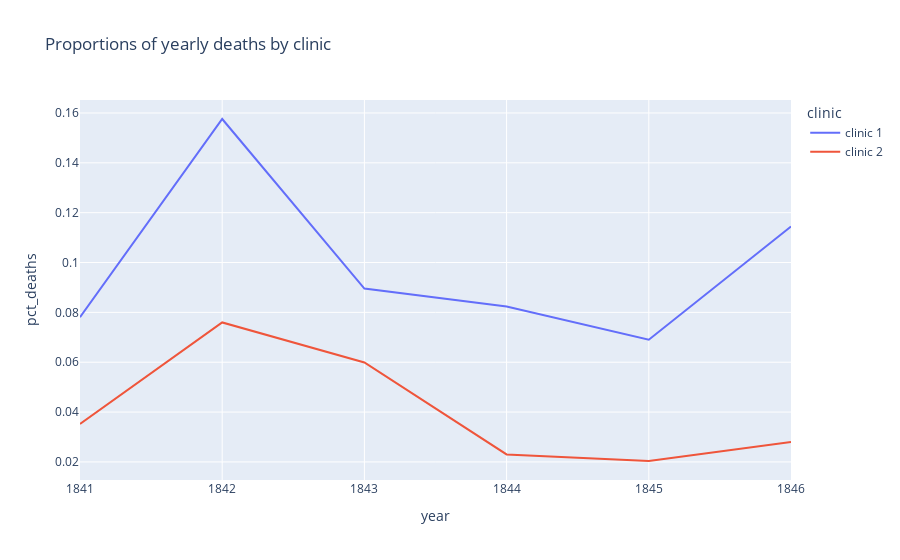

Write notebook code for a chart like this one.
### Markdown cell above
### Plotting the Proportion of Yearly Deaths by Clinic

### Code cell
fig = px.line(df_yearly,
              x='year',
              y='pct_deaths',
              color='clinic',
              title='Proportions of yearly deaths by clinic')

fig.show()

### Figure 1 — Plotly figure (JSON) as saved in the notebook; plotly's stock layout.template omitted (floating-point values rounded to 4 significant figures)
{"data": [{"hovertemplate": "clinic=clinic 1<br>year=%{x}<br>pct_deaths=%{y}<extra></extra>", "legendgroup": "clinic 1", "line": {"color": "#636efa", "dash": "solid"}, "marker": {"symbol": "circle"}, "mode": "lines", "name": "clinic 1", "orientation": "v", "showlegend": true, "type": "scatter", "x": [1841, 1842, 1843, 1844, 1845, 1846], "xaxis": "x", "y": [0.07806, 0.1576, 0.08954, 0.08236, 0.06901, 0.1145], "yaxis": "y"}, {"hovertemplate": "clinic=clinic 2<br>year=%{x}<br>pct_deaths=%{y}<extra></extra>", "legendgroup": "clinic 2", "line": {"color": "#EF553B", "dash": "solid"}, "marker": {"symbol": "circle"}, "mode": "lines", "name": "clinic 2", "orientation": "v", "showlegend": true, "type": "scatter", "x": [1841, 1842, 1843, 1844, 1845, 1846], "xaxis": "x", "y": [0.03522, 0.07597, 0.05988, 0.023, 0.02036, 0.02797], "yaxis": "y"}], "layout": {"legend": {"title": {"text": "clinic"}, "tracegroupgap": 0}, "title": {"text": "Proportions of yearly deaths by clinic"}, "xaxis": {"anchor": "y", "domain": [0, 1], "title": {"text": "year"}}, "yaxis": {"anchor": "x", "domain": [0, 1], "title": {"text": "pct_deaths"}}}}
